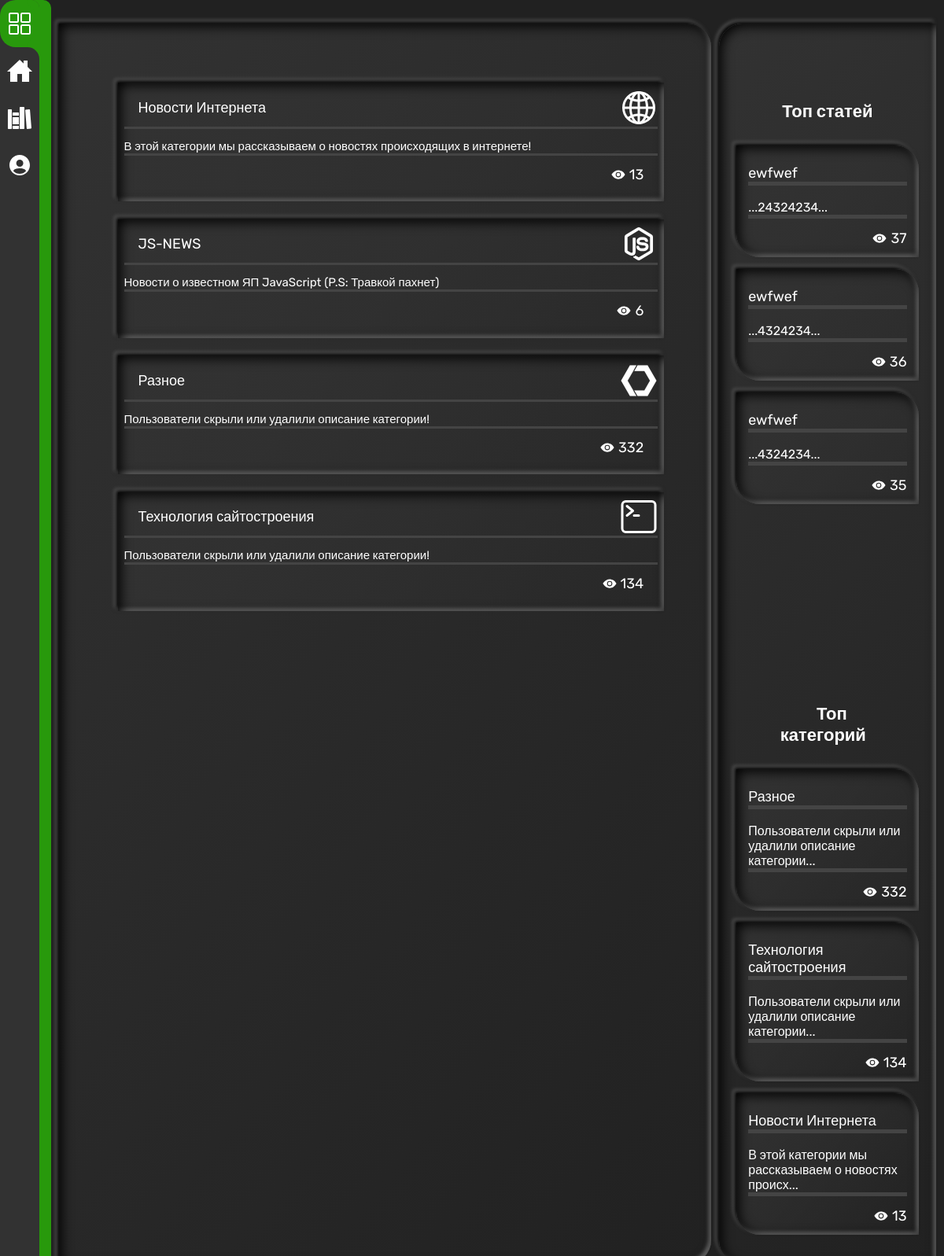
The app's page /category.php with its own data.
### tables this page shows
CREATE TABLE `category` (
  `id` int NOT NULL,
  `cat_name` varchar(255) NOT NULL,
  `descript` varchar(1000) NOT NULL DEFAULT 'Пользователи скрыли или удалили описание категории!',
  `views` int NOT NULL,
  `icon` varchar(500) NOT NULL DEFAULT '<ion-icon name="terminal-outline"></ion-icon>'
);

CREATE TABLE `post` (
  `id` int NOT NULL,
  `category_id` int DEFAULT NULL,
  `title` varchar(255) DEFAULT NULL,
  `text` text NOT NULL,
  `date` datetime NOT NULL DEFAULT CURRENT_TIMESTAMP,
  `views` int NOT NULL
);

### category.php (the view, shortened to what this page needs)
<? require "includes/config.php"; ?>
<!DOCTYPE html>
<html lang="ru">
<head>
    <link rel="stylesheet" href="style/index.min.css">
</head>
<body>
    <? include_once "includes/templates/__nav-bar.php"; ?>
    <div class="container" >
        <div class="container-content">
            <div class="container-content-category">
                <ul>
                    <?
                        $cat_page = mysqli_query($connect, "SELECT * FROM `category` ORDER BY `id`");
                        while($cat = mysqli_fetch_assoc($cat_page)){
                    ?>
                        <li>
                            <a href=""><span><? echo $cat['cat_name']; ?></span><? echo $cat["icon"]; ?></a>
                            <p><? echo $cat['descript']; ?></p>
                            <span><ion-icon name="eye"></ion-icon><p><? echo $cat['views']; ?></p></span>
                        </li>
                    <?
                        }
                    ?>
                </ul>
            </div>
            <? include_once "includes/templates/__top-list.php"; ?>
        </div>
    </div>
</body>
</html>

### includes/templates/__top-list.php
<div class="container-content-top">
    <div class="container-content-top-block">
        <div class="container-content-top-block-item">
            <div class="container-content-top-block-item-topView">
                <p><strong>Топ статей</strong></p>
                <ul>
                <?
                        $top_post = mysqli_query($connect, "SELECT * FROM `post` ORDER BY `views` DESC LIMIT 3");
                        while($top_posts = mysqli_fetch_assoc($top_post)){
                            if($top_posts['views'] <= 0){
                    ?>
                        <li>
                            <div class="card">
                                <span class="card-header"><a href="">Свободное место!</a></span>
                                <span class="card-title">Нет достойной кандидатуры на данное место!</span>
                            </div>
                        </li>
                    <?
                            }else{
                    ?>
                        <li>
                            <div class="card">
                                <span class="card-header"><a href="/articles.php?id=<? echo $top_posts["id"]; ?>"><? echo $top_posts["title"] ?></a></span>
                                <span class="card-title"><? echo '...'.mb_substr(strip_tags($top_posts["text"]), random_int(0,20),50, 'UTF-8').'...' ?></span>
                                <span class="card-vievs"><ion-icon name="eye" class="vievs-eye"></ion-icon><p><? echo $top_posts["views"] ?></p></span>
                            </div>
                        </li>
                    <?
                            }
                        }
                    ?>
                </ul>
            </div>
            <div class="container-content-top-block-item-topCategory">
                <p><strong>Топ категорий</strong></p>
                <ul>
                    <?
                        $top_cat = mysqli_query($connect, "SELECT * FROM `category` ORDER BY `views` DESC LIMIT 3");
                        while($top_cats = mysqli_fetch_assoc($top_cat)){
                            if($top_cats['views'] <= 0){
                    ?>
                        <li>
                            <div class="card">
                                <span class="card-header"><a href="">Свободное место!</a></span>
                                <span class="card-title">Нет достойной кандидатуры на данное место!</span>
                            </div>
                        </li>
                    <?
                            }else{
                    ?>
                        <li>
                            <div class="card">
                                <span class="card-header"><a href="/articles.php?id=<? echo $posts["id"]; ?>"><? echo $top_cats["cat_name"] ?></a></span>
                                <span class="card-title"><? echo mb_substr(strip_tags($top_cats["descript"]), 0,50, 'UTF-8').'...' ?></span>
                                <span class="card-vievs"><ion-icon name="eye" class="vievs-eye"></ion-icon><p><? echo $top_cats["views"] ?></p></span>
                            </div>
                        </li>
                    <?
                            }
                        }
                    ?>
                </ul>
            </div>
        </div>
    </div>
</div>

### records on screen
category: cat_name "Новости Интернета", descript "В этой категории мы рассказываем о новостях происходящих в интернете!", views "13", descript "В этой категории мы рассказываем о новостях происх"
category: cat_name "JS-NEWS", descript "Новости о известном ЯП JavaScript (P.S: Травкой пахнет)", views "6"
category: cat_name "Разное", descript "Пользователи скрыли или удалили описание категории!", views "332", descript "Пользователи скрыли или удалили описание категории"
category: cat_name "Технология сайтостроения", descript "Пользователи скрыли или удалили описание категории!", views "134", descript "Пользователи скрыли или удалили описание категории"
post: title "ewfwef", views "37"
post: title "ewfwef", views "36"
post: title "ewfwef", views "35"
